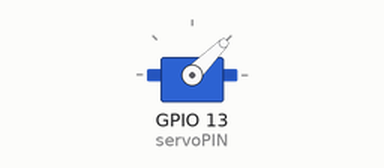
A program run on a simulated Raspberry Pi (BCM pin numbers). On the bench: servo. Servo angles are drawn from the pulse width (0.5 ms = 0°, 2.5 ms = 180°).

Above: at 0.05 s.
At 1.0 s:
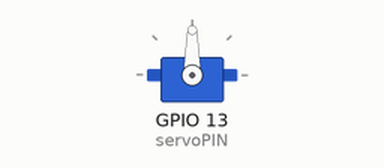
At 2.0 s:
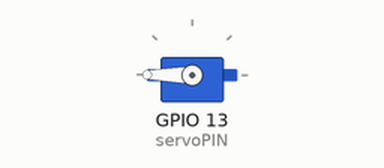
At 4.0 s:
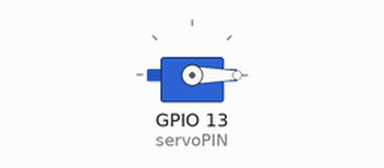
Timing chart, 0 to 5.2 s (numbered marks = the images above):
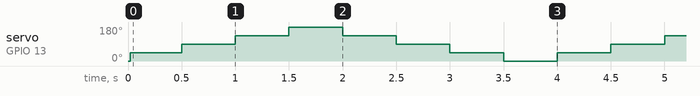

The program:

cod.py
```python
import RPi.GPIO as GPIO
import time

servoPIN = 13
GPIO.setmode(GPIO.BCM)
GPIO.setup(servoPIN, GPIO.OUT)

p = GPIO.PWM(servoPIN, 50) # GPIO 17 for PWM with 50Hz
p.start(2.5) # Initialization
try:
  while True:
    p.ChangeDutyCycle(5)
    time.sleep(0.5)
    p.ChangeDutyCycle(7.5)
    time.sleep(0.5)
    p.ChangeDutyCycle(10)
    time.sleep(0.5)
    p.ChangeDutyCycle(12.5)
    time.sleep(0.5)
    p.ChangeDutyCycle(10)
    time.sleep(0.5)
    p.ChangeDutyCycle(7.5)
    time.sleep(0.5)
    p.ChangeDutyCycle(5)
    time.sleep(0.5)
    p.ChangeDutyCycle(2.5)
    time.sleep(0.5)
except KeyboardInterrupt:
  p.stop()
  GPIO.cleanup()
```

Measured:
- by itself, servo on GPIO 13 (servoPIN): repeats every 4.0 s: 90° 0.50 s, 135° 0.50 s, 180° 0.50 s, 135° 0.50 s, 90° 0.50 s, 45° 0.50 s, 0° 0.50 s, 45° 0.50 s
